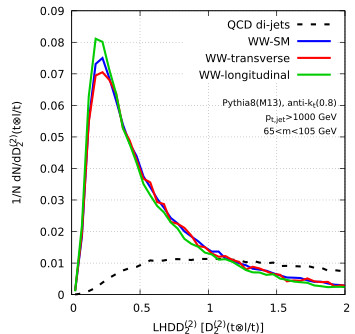

Generate this figure with gnuplot:
reset
set term pdfcairo enhanced size 9cm,8.5cm
set colors classic

call 'defaults.gp'

pt=default_pt

mmin=default_mmin
mmax=default_mmax

levelref=default_levelref
levelalt=default_levelalt
level=levelref.'_'.levelalt

reflabel=default_levelref_label
altlabel=default_levelalt_label

set xlabel 'LHDD@_2^{(2)} [D@_2^{(2)}(t{/Symbol \304}l/t)]'

set ylabel '1/N dN/dD@_2^{(2)}(t{/Symbol \304}l/t)'

set bmargin at screen 0.12
set tmargin at screen 0.97
set lmargin at screen 0.2
set rmargin at screen 0.97

set grid dt 3 lw 1

set key spacing 1.3


set style line 1 dt 2 lc rgb "#ff0000" lw 2
set style line 2 dt 1 lc rgb "#ff0000" lw 2
set style line 3 dt 2 lc rgb "#00dd00" lw 2
set style line 4 dt 1 lc rgb "#00dd00" lw 2
set style line 5 dt 2 lc rgb "#0000ff" lw 2
set style line 6 dt 1 lc rgb "#0000ff" lw 2
set style line 7 dt 2 lc rgb "#000000" lw 2
set style line 8 dt 1 lc rgb "#000000" lw 2


set out 'polarisation-D2.pdf'

# print "------------------------------------------------------------------------"
# print all_label
# do for [lab in all_label]{
#     print lab
# }
# print "------------------------------------------------------------------------"


R=default_R



set label 101 '{/*0.8 p_{t,jet}>'.pt.' GeV}'           right at graph 0.97,0.63
set label 102 '{/*0.8 Pythia8(M13), anti-k_t('.R.')}'  right at graph 0.97,0.68
set label 103 sprintf('{/*0.8 %g<m<%g GeV}',mmin,mmax) right at graph 0.97,0.58



#------------------------------------------------------------------------
# loop over the different setups
i=words(all_title)

this_title=word(all_title, i)
this_tag  =word(all_tag  , i)
this_label=word(all_label, i)
this_vmax =word(all_vmax , i)+0.0
this_dv   =word(all_dv   , i)+0.0
this_shape=word(all_shape, i)
this_mass =word(all_mass , i)

set xrange [0:this_vmax+0.0]
set yrange [0:word(all_ymax,i)+0.0]

set xrange [0:2]
set yrange [0:0.09]


count(proc)=system(sprintf('../scripts/get_count.sh ../res/lhc14-%s-R0.8.ntuple.gz "m_%s>%g" "m_%s<%g"',proc,this_mass,mmin,this_mass,mmax))+0.0
m(proc)=sprintf('< ../scripts/histogram.sh ../res/lhc14-%s-R0.8.ntuple.gz %s 0.0 %g %g "m_%s>%g" "m_%s<%g"',proc,this_shape,this_vmax,this_dv,this_mass,mmin,this_mass,mmax)

norm_jj =count('dijets1000-pythia8230M13-truth')
norm_SM =count('WW1000-pythia8230M13-truth')
norm_tr =count('WW-M3000-trans-pythia8M13')
norm_lg =count('WW-M3000-long-pythia8M13')          

plot m('dijets1000-pythia8230M13-truth') u 2:($4/norm_jj) w l dt 2 lc 7             lw 3 t 'QCD di-jets',\
     m('WW1000-pythia8230M13-truth')     u 2:($4/norm_SM) w l dt 1 lc 3             lw 3 t 'WW-SM',\
     m('WW-M3000-trans-pythia8M13')      u 2:($4/norm_tr) w l dt 1 lc 1             lw 3 t 'WW-transverse',\
     m('WW-M3000-long-pythia8M13')       u 2:($4/norm_lg) w l dt 1 lc rgb "#00cc00" lw 3 t 'WW-longitudinal'

set out
